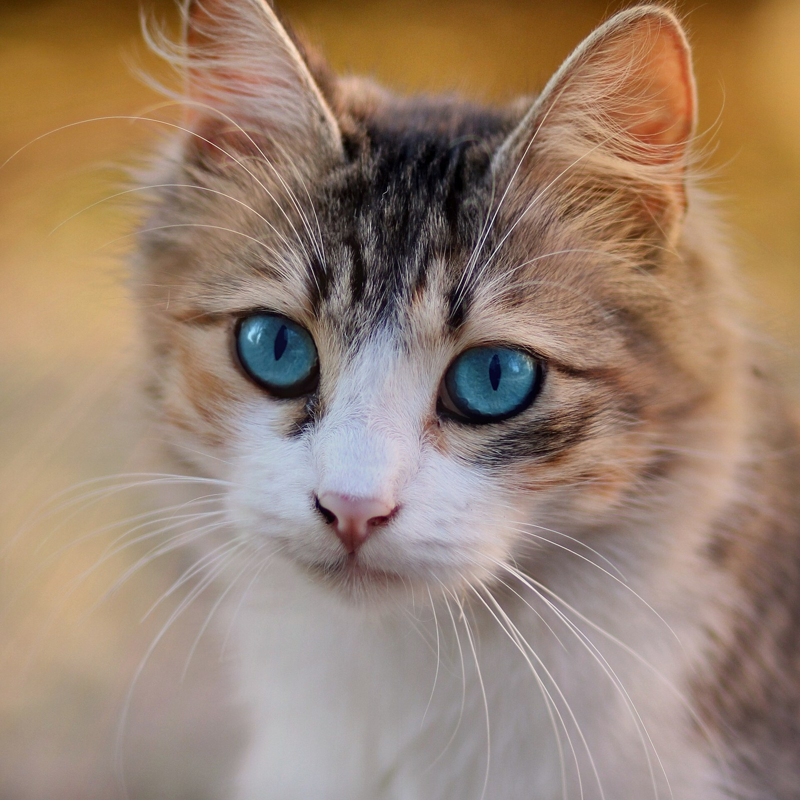
#> input picture ep13-gta6-fps/cat.png, 800 x 800 px
$ jupyter execute ep13_gta6_fps.ipynb
#> lines starting #> are read from the running program, lines starting #| are printed output that depends on the picture
# 像素腦 EP13｜為什麼不把 GTA 6 做成 60 幀？
影片裡的迷你城市和數字都是這本筆記本跑出來的。這是我們自己寫的小程式，**不是 GTA 6 的程式**；時間是在你這台電腦上實測，每台電腦、每次執行都會有點不同。

貓咪照片：AdinaVoicu，CC0，Wikimedia Commons。

[cell 1]
import json, os, time, urllib.request
from pathlib import Path
import numpy as np
from PIL import Image

if not os.path.exists("cat.png"):
    urllib.request.urlretrieve("https://raw.githubusercontent.com/pixelbraintw/pixelbrain-code/main/ep13-gta6-fps/cat.png", "cat.png")
R = {}
rng = np.random.default_rng(13)

## 1. 每一格有多少時間
1000 毫秒除以幀數。

[cell 2]
# 1. 每格時間預算
R["budget_ms"] = {str(f): round(1000 / f, 2) for f in (24, 30, 40, 45, 60, 120)}

## 2. 翻頁動畫：同一顆球，30 幀和 60 幀每一步在哪

[cell 3]
# 2. 翻頁動畫：一顆球 1 秒從左跑到右，30 幀和 60 幀各畫在哪
R["ball30"] = [round(i / 30, 4) for i in range(31)]
R["ball60"] = [round(i / 60, 4) for i in range(61)]

## 3. 迷你城市：行人互相閃避（處理器的工作）
`crowd_naive` 每兩個人都比一次；`crowd_grid` 先把城市切成格子，只跟同格和隔壁格比。改改看 `RADIUS`、`WORLD`，或在 `R["crowd_N"]` 加更多人。注意：`crowd_naive` 在 8000 人以上會非常慢。

[cell 4]
# 3. 迷你城市：N 個行人，每個人看附近的人並避開（CPU 的工作）
WORLD, RADIUS = 1000.0, 20.0
def crowd_naive(pos):
    d = pos[:, None, :] - pos[None, :, :]                 # 每兩個人都比一次
    dist2 = (d ** 2).sum(-1)
    near = (dist2 < RADIUS ** 2) & (dist2 > 0)
    push = (d * near[..., None]).sum(1)
    return pos + 0.01 * push

def crowd_grid(pos):
    cell = (pos // RADIUS).astype(int)                       # 先分格子，只跟同格與隔壁格比
    key = cell[:, 0] * 10000 + cell[:, 1]
    order = np.argsort(key); ks = key[order]
    buckets = {}
    starts = np.flatnonzero(np.r_[True, ks[1:] != ks[:-1]])
    ends = np.r_[starts[1:], len(ks)]
    for s, e in zip(starts, ends):
        buckets[ks[s]] = order[s:e]
    out = pos.copy()
    for k, idx in buckets.items():
        cx, cy = divmod(k, 10000)
        nb = [buckets[(cx + a) * 10000 + cy + b] for a in (-1, 0, 1) for b in (-1, 0, 1) if (cx + a) * 10000 + cy + b in buckets]
        nb = np.concatenate(nb)
        d = pos[idx][:, None, :] - pos[nb][None, :, :]
        dist2 = (d ** 2).sum(-1)
        near = (dist2 < RADIUS ** 2) & (dist2 > 0)
        out[idx] += 0.01 * (d * near[..., None]).sum(1)
    return out

def timeit(f, *a, rep=15):
    f(*a)
    ts = []
    for _ in range(rep):
        t0 = time.perf_counter(); f(*a); ts.append(time.perf_counter() - t0)
    return round(1000 * float(np.min(ts)), 2)   # 取最快的一次，排除雲端電腦被別的程式打斷

R["crowd_N"] = [250, 500, 1000, 2000, 4000, 8000]
R["crowd_naive_ms"] = []; R["crowd_grid_ms"] = []
for n in R["crowd_N"]:
    pos = rng.uniform(0, WORLD, (n, 2))
    R["crowd_naive_ms"].append(timeit(crowd_naive, pos) if n <= 4000 else None)
    R["crowd_grid_ms"].append(timeit(crowd_grid, pos))
R["pairs"] = {str(n): n * (n - 1) // 2 for n in R["crowd_N"]}

## 4. 畫圖（GPU 的工作，這裡用處理器模擬，只看比例）

[cell 5]
# 4. 畫圖（GPU 的工作，這裡用 CPU 模擬）：每個像素算一次光照
def render(w, h):
#> called with w = 1280, h = 720
    ys, xs = np.mgrid[0:h, 0:w].astype(np.float32)
    u, v = xs / w, ys / h
    n = np.sin(u * 40) * np.cos(v * 30)
    light = np.clip(0.5 + 0.5 * n, 0, 1)
    img = np.stack([light * (0.6 + 0.4 * u), light * 0.8, light * (0.5 + 0.5 * v)], -1)
    for _ in range(3):                      # 再疊幾層效果（陰影、反光、霧）
        img = 0.9 * img + 0.1 * np.sqrt(img + 0.01)
    return img
RES = {"720p": (1280, 720), "1080p": (1920, 1080), "1440p": (2560, 1440), "4K": (3840, 2160)}
R["render_ms"] = {k: timeit(render, *wh, rep=5) for k, wh in RES.items()}
R["pixels"] = {k: w * h for k, (w, h) in RES.items()}
R["px_ratio_4k_1440"] = round(R["pixels"]["4K"] / R["pixels"]["1440p"], 2)

## 5. 幾個人就塞滿一格
你的電腦和影片裡的雲端電腦不一樣，數字會不同。

[cell 6]
# 5. 迷你城市要多少人，就塞滿一格的時間（grid 版，線性內插）
def cross(limit):
#> called with limit = 16.67
    N, T = R["crowd_N"], R["crowd_grid_ms"]
    for i in range(1, len(N)):
        if T[i] >= limit:
            return int(round(N[i-1] + (N[i]-N[i-1]) * (limit - T[i-1]) / (T[i] - T[i-1]), -2))
R["cross"] = {"16.7": cross(16.67), "33.3": cross(33.33)}
R["naive_vs_grid_4000"] = round(R["crowd_naive_ms"][4] / R["crowd_grid_ms"][4], 1)
R["naive_2000_to_4000"] = round(R["crowd_naive_ms"][4] / R["crowd_naive_ms"][3], 1)

## 6. 60Hz、120Hz 電視上，每張畫面停幾次刷新

[cell 7]
# 6. 60Hz、120Hz 電視上，每格停留幾次刷新
def cadence(fps, hz, n=12):
#> called with fps = 30, hz = 60, n = 12
    shown = []
    for k in range(n):
        t0, t1 = k / fps, (k + 1) / fps
        r0, r1 = int(np.ceil(t0 * hz - 1e-9)), int(np.ceil(t1 * hz - 1e-9))
        shown.append(r1 - r0)
    return shown
R["cadence"] = {f"{f}@{h}": cadence(f, h) for f, h in ((30, 60), (45, 60), (60, 60), (30, 120), (40, 120), (60, 120))}
R["hold_ms"] = {k: [round(1000 * x / int(k.split('@')[1]), 1) for x in v] for k, v in R["cadence"].items()}

## 7. 阿姆達爾定律：加核心能快幾倍

[cell 8]
# 7. 處理器加核心：有一部分一定要照順序（阿姆達爾定律）
R["amdahl"] = {str(p): {str(c): round(1 / ((1 - p) + p / c), 2) for c in (1, 2, 4, 8, 16)} for p in (0.5, 0.8, 0.95)}

## 8. 縮小再放大的貓咪

[cell 9]
# 9. 縮小再放大：貓咪照片當成 4K 原圖，先用 2/3 大小算（像 1440p），再放大回來
cat = Image.open("cat.png").convert("RGB")
#> cat is the input picture: PIL image 800x800 RGB; mean R, G, B 154, 130.6, 112.2
W, H = cat.size
#> W = 800; H = 800
small = cat.resize((W * 2 // 3, H * 2 // 3), Image.BICUBIC)
near = small.resize((W, H), Image.NEAREST)
bic = small.resize((W, H), Image.BICUBIC)
def psnr(a, b):
    a = np.asarray(a, np.float64); b = np.asarray(b, np.float64)
    return round(float(10 * np.log10(255 ** 2 / ((a - b) ** 2).mean())), 2)
R["upscale_psnr"] = {"nearest": psnr(cat, near), "bicubic": psnr(cat, bic)}
od = Path("out"); od.mkdir(exist_ok=True)
box = (330, 250, 530, 450)   # 眼睛附近放大看
for name, im in (("orig", cat), ("small", small.resize((W, H), Image.NEAREST)), ("nearest", near), ("bicubic", bic)):
    im.crop(box).resize((600, 600), Image.NEAREST).save(od / f"crop_{name}.png")
#> this loop made 4 passes
#> name on passes 1 to 4: 'orig', 'small', 'nearest', 'bicubic'
#> pass 1, `im.crop(box).resize((600, 600), Image.NEAREST).save(od / f"crop_{name}..`:
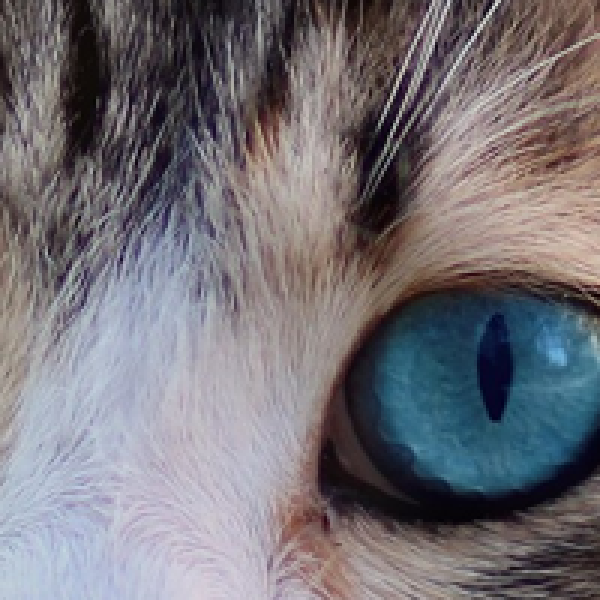
#> saved as crop_orig.png: PIL image 600x600 RGB; mean R, G, B 116.8, 113.4, 119.2
#> pass 2, `im.crop(box).resize((600, 600), Image.NEAREST).save(od / f"crop_{name}..`:
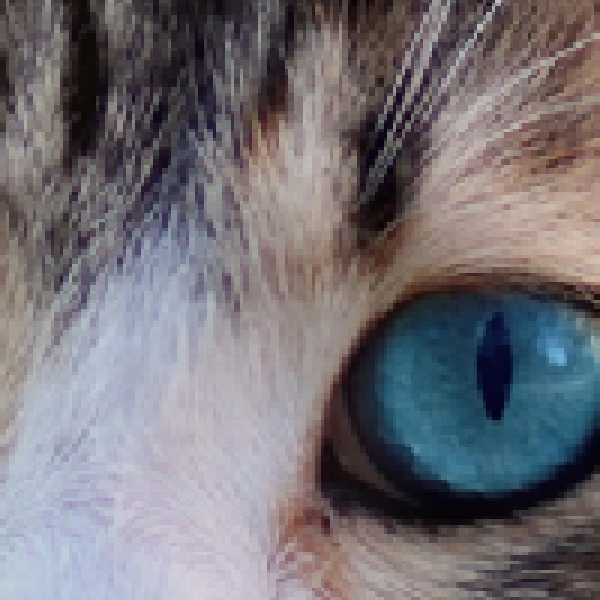
#> saved as crop_small.png: PIL image 600x600 RGB; mean R, G, B 116.8, 113.3, 119.2
small.save(od / "small.png")
R["cat_size"] = [W, H]; R["small_size"] = list(small.size)

## 結果

[cell 10]
for k in ("budget_ms", "crowd_naive_ms", "crowd_grid_ms", "render_ms", "cross", "naive_vs_grid_4000", "hold_ms", "amdahl", "upscale_psnr"):
    print(k, R[k])
#> this loop made 9 passes
#> (printed output is left out)

## 畫出來看看

[cell 11]
import matplotlib.pyplot as plt
fig, ax = plt.subplots(1, 2, figsize=(14, 4))
N = R["crowd_N"]
#> N = [250, 500, 1000, 2000, 4000, 8000]
ax[0].plot(N[:len([x for x in R["crowd_naive_ms"] if x])], [x for x in R["crowd_naive_ms"] if x], "o-", label="compare every pair")
ax[0].plot(N, R["crowd_grid_ms"], "o-", label="grid")
for v in (16.67, 33.33): ax[0].axhline(v, ls="--", color="gray")
ax[0].set_ylim(0, 120); ax[0].set_xlabel("people"); ax[0].set_ylabel("ms per frame"); ax[0].legend()
ims = [Image.open(f"out/crop_{n}.png") for n in ("orig", "nearest", "bicubic")]
#> ims = 3 items
ax[1].imshow(np.hstack([np.asarray(i) for i in ims])); ax[1].set_title("original | nearest | bicubic"); ax[1].axis("off")
plt.show()
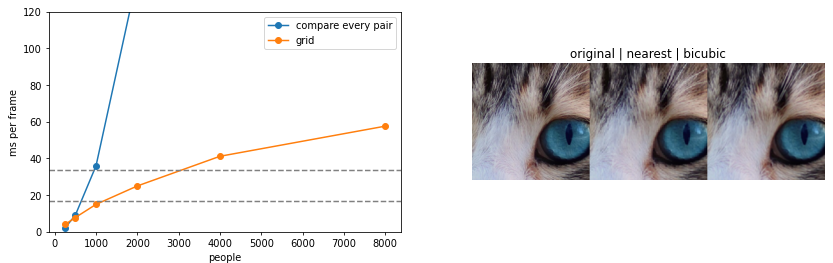
#> figure drawn by matplotlib, 2 panels
